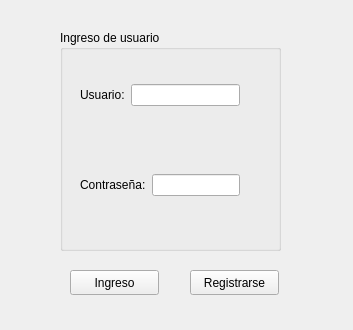
<?xml version="1.0" encoding="UTF-8"?>
<ui version="4.0">
 <class>datosentrada_sesion_usr</class>
 <widget class="QWidget" name="datosentrada_sesion_usr">
  <property name="geometry">
   <rect>
    <x>0</x>
    <y>0</y>
    <width>353</width>
    <height>330</height>
   </rect>
  </property>
  <property name="windowTitle">
   <string>Confirmar sesion</string>
  </property>
  <widget class="QPushButton" name="ir">
   <property name="geometry">
    <rect>
     <x>70</x>
     <y>270</y>
     <width>89</width>
     <height>25</height>
    </rect>
   </property>
   <property name="text">
    <string>Ingreso</string>
   </property>
  </widget>
  <widget class="QGroupBox" name="groupBox">
   <property name="geometry">
    <rect>
     <x>60</x>
     <y>30</y>
     <width>221</width>
     <height>221</height>
    </rect>
   </property>
   <property name="minimumSize">
    <size>
     <width>100</width>
     <height>100</height>
    </size>
   </property>
   <property name="tabletTracking">
    <bool>false</bool>
   </property>
   <property name="title">
    <string>Ingreso de usuario</string>
   </property>
   <widget class="QWidget" name="horizontalLayoutWidget">
    <property name="geometry">
     <rect>
      <x>20</x>
      <y>30</y>
      <width>160</width>
      <height>70</height>
     </rect>
    </property>
    <layout class="QHBoxLayout" name="horizontalLayout">
     <item>
      <widget class="QLabel" name="label">
       <property name="text">
        <string>Usuario:</string>
       </property>
      </widget>
     </item>
     <item>
      <widget class="QLineEdit" name="lineEdit_usr"/>
     </item>
    </layout>
   </widget>
   <widget class="QWidget" name="horizontalLayoutWidget_2">
    <property name="geometry">
     <rect>
      <x>20</x>
      <y>120</y>
      <width>160</width>
      <height>70</height>
     </rect>
    </property>
    <layout class="QHBoxLayout" name="horizontalLayout_2">
     <item>
      <widget class="QLabel" name="label_2">
       <property name="text">
        <string>Contraseña:</string>
       </property>
      </widget>
     </item>
     <item>
      <widget class="QLineEdit" name="lineEdit_ctr">
       <property name="echoMode">
        <enum>QLineEdit::Password</enum>
       </property>
      </widget>
     </item>
    </layout>
   </widget>
  </widget>
  <widget class="QPushButton" name="Registrar2">
   <property name="geometry">
    <rect>
     <x>190</x>
     <y>270</y>
     <width>89</width>
     <height>25</height>
    </rect>
   </property>
   <property name="text">
    <string>Registrarse</string>
   </property>
  </widget>
 </widget>
 <resources/>
 <connections/>
</ui>
